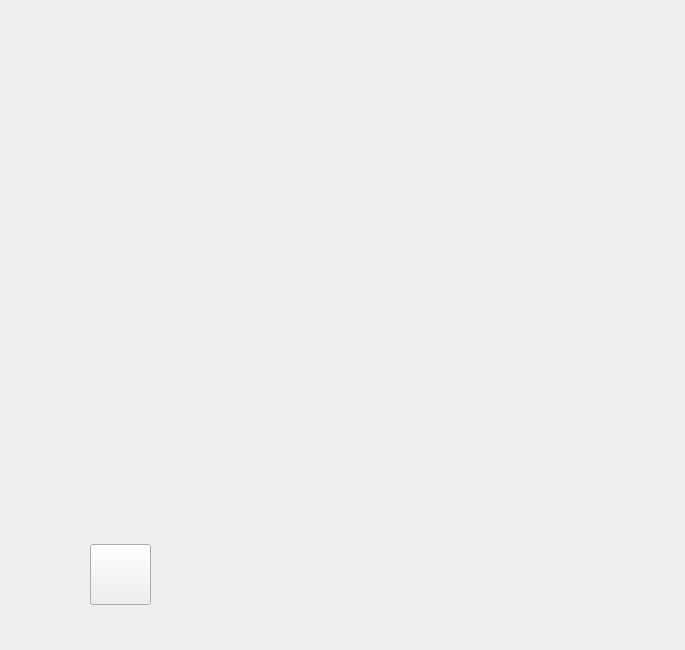
<?xml version="1.0" encoding="UTF-8"?>
<ui version="4.0">
 <class>about</class>
 <widget class="QWidget" name="about">
  <property name="geometry">
   <rect>
    <x>0</x>
    <y>0</y>
    <width>685</width>
    <height>650</height>
   </rect>
  </property>
  <property name="windowTitle">
   <string>Form</string>
  </property>
  <property name="styleSheet">
   <string notr="true">background-image:url(&quot;:/back/res/how.jpg&quot;);</string>
  </property>
  <widget class="QPushButton" name="point">
   <property name="geometry">
    <rect>
     <x>90</x>
     <y>544</y>
     <width>61</width>
     <height>61</height>
    </rect>
   </property>
   <property name="cursor">
    <cursorShape>PointingHandCursor</cursorShape>
   </property>
   <property name="text">
    <string/>
   </property>
   <property name="icon">
    <iconset resource="res.qrc">
     <normaloff>:/back/res/point.jpg</normaloff>:/back/res/point.jpg</iconset>
   </property>
   <property name="iconSize">
    <size>
     <width>70</width>
     <height>200</height>
    </size>
   </property>
  </widget>
 </widget>
 <resources>
  <include location="res.qrc"/>
 </resources>
 <connections/>
</ui>
